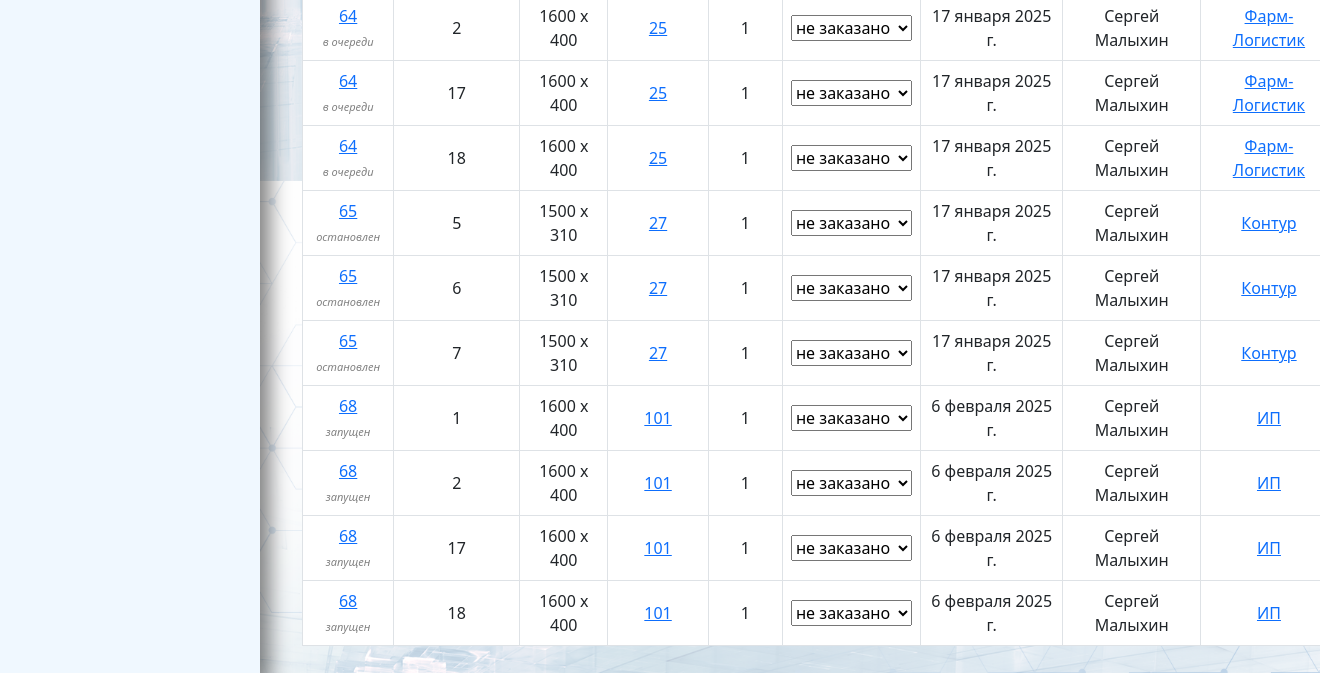
Page /erp_main/glass_info/ (signed in, lower part) on the earlier database version.
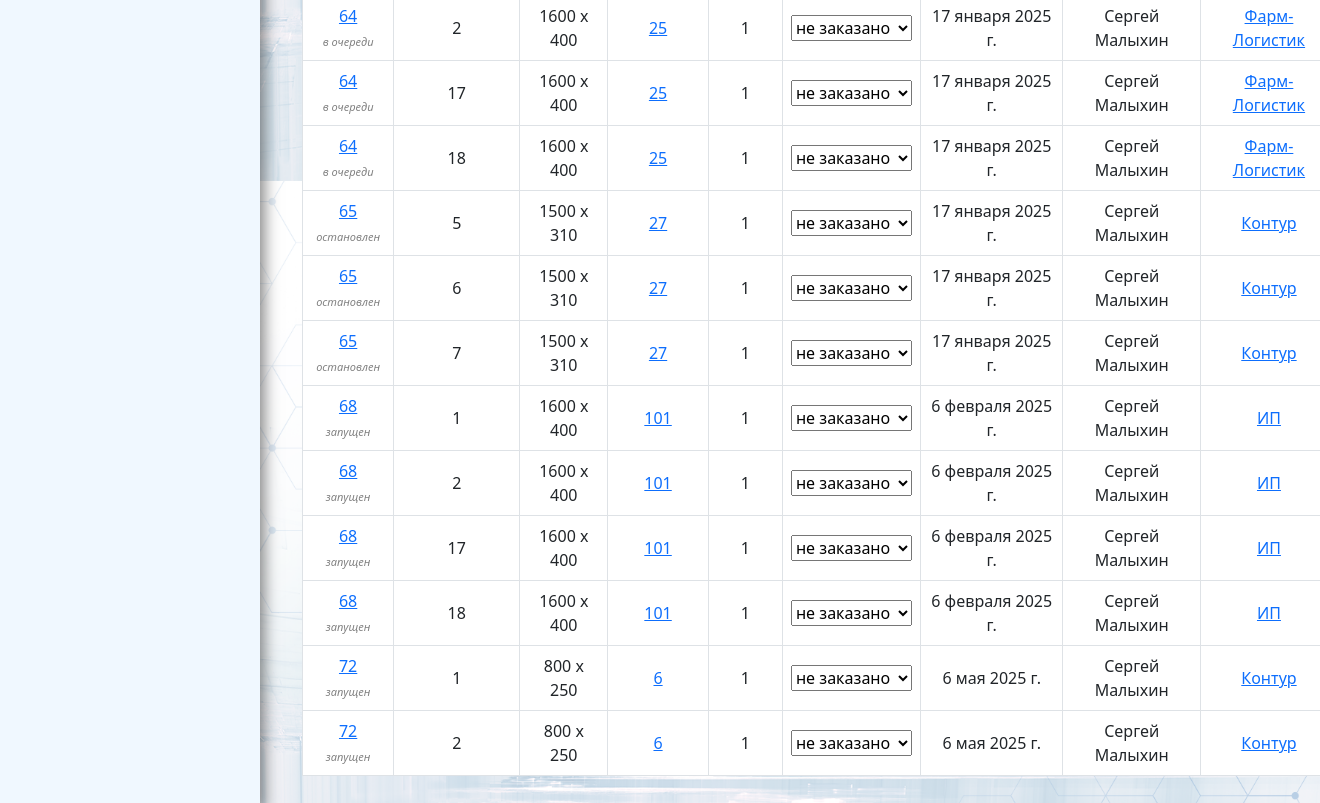
Same page on the later database version.
### erp_main/models.py (models this page shows, shortened)
class Order(models.Model):
    created_at = models.DateTimeField(auto_now_add=True)
    order_file = models.FileField(upload_to='uploads/')
    invoice = models.ForeignKey(Invoice, related_name='invoice', blank=True, null=True, on_delete=models.CASCADE)
    due_date = models.DateField(null=True, blank=True)
    comment = models.TextField(blank=True, null=True)
    def get_items_filtered(self):
        return self.items.exclude(p_status__in=['changed',])
    @property
    def status(self): # раскидываем позиции по статусам
        in_query = self.get_items_filtered().filter(p_status='in_query').aggregate(total=Sum('p_quantity'))['total'] or 0
        product = self.get_items_filtered().filter(p_status='product').aggregate(total=Sum('p_quantity'))['total'] or 0
        ready = self.get_items_filtered().filter(p_status='ready').aggregate(total=Sum('p_quantity'))['total'] or 0
        shipped = self.get_items_filtered().filter(p_status='shipped').aggregate(total=Sum('p_quantity'))['total'] or 0
        stopped = self.get_items_filtered().filter(p_status='stopped').aggregate(total=Sum('p_quantity'))['total'] or 0
        canceled = self.get_items_filtered().filter(p_status='canceled').aggregate(total=Sum('p_quantity'))['total'] or 0
        if in_query > 0 and product == 0 and ready == 0 and shipped == 0:
            return f'в очереди'
        elif in_query == 0 and product > 0 and ready == 0 and shipped == 0:
            return f'запущен'
        elif in_query == 0 and product == 0 and ready > 0 and shipped == 0:
            return f'готов'
        elif in_query == 0 and product == 0 and ready == 0 and shipped > 0:
            return f'отгружен'
        elif stopped > 0 and product == 0 and ready == 0 and shipped == 0:
            return f'остановлен'
        elif canceled > 0 and product == 0 and ready == 0 and shipped == 0:
            return f'отменен'
        else:
            return f'частично не готов' # дополнительная логика обработки заявок со смешанным статусом позиций

class OrderItem(models.Model):
    KIND_CHOICE = (
        ('door', 'Дверь'),
        ('gate', 'Ворота'),
        ('hatch', 'Люк'),
        ('transom', 'Фрамуга'),
        ('dobor', 'Добор'),
        ('others', 'Прочее')
    )
    TYPE_CHOICE = (
        ('tech', 'тех.'),
        ('ei-60', 'EI-60'),
        ('eis-60', 'EIS-60'),
        ('eiws-60', 'EIWS-60'),
        ('flat', 'квартир.'),
        ('one_layer', 'однолист.'),
        ('revision', 'ревиз.')
    )
    CONSTRUCTION_CHOICE = (
        ('SK', 'старый конструктив'),
        ('NK', 'новый конструктив')
    )
    STATUS_CHOICE = (
        ('in_query', 'в очереди'),
        ('product', 'запущен'),
        ('ready', 'готов'),
        ('shipped', 'отгружен'),
        ('canceled', 'отменен'),
        ('stopped', 'остановлен'),
        ('changed', 'изменен'),
    )
    p_kind = models.CharField(max_length=100, null=True, choices=KIND_CHOICE, verbose_name='вид изделия')
    p_type = models.CharField(max_length=100, choices=TYPE_CHOICE, verbose_name='тип изделия')
    p_construction = models.CharField(max_length=100, choices=CONSTRUCTION_CHOICE, blank=True, null=True, verbose_name='конструктив изделия')
    p_width = models.IntegerField(default=0, verbose_name='ширина изделия')
    p_height = models.IntegerField(default=0, verbose_name='высота изделия')
    p_open = models.CharField(max_length=2, blank=True, null=True, verbose_name='открывание') # открывание
    p_active_trim = models.CharField(max_length=5, blank=True, null=True, verbose_name='ширина активной створки') # активная створка
    p_furniture = models.CharField(max_length=100, blank=True, null=True, verbose_name='фурнитура') # словарь: код - количество по замку, ручке и ц/м
    p_ral = models.CharField(max_length=100, blank=True, null=True, verbose_name='RAL') # расписать по элементам (возможные вариации, опции цвета)
    p_platband = models.CharField(max_length=100, blank=True, null=True, verbose_name='наличник') # наличники: размер с каждой стороны
    p_door_closer = models.CharField(max_length=100, blank=True, null=True, verbose_name='доводчик') # доводчик
    p_step = models.CharField(max_length=100, blank=True, null=True, verbose_name='порог') # порог
    p_metal = models.CharField(max_length=100, blank=True, null=True, verbose_name='толщина металла') # возможные компановки толщины металла изделия
    p_vent_grate = models.CharField(max_length=100, blank=True, null=True, verbose_name='вент.решетка') # вент. решетки (тип, размер, толщина, кол-во)
    p_plate = models.CharField(max_length=100, blank=True, null=True, verbose_name='отбойная пластина') # отбойная пластина (высота, отступ от низа, сторонность)
    p_glass = models.CharField(max_length=100, blank=True, null=True, verbose_name='остекление')
    order = models.ForeignKey(Order, related_name='items', on_delete=models.CASCADE, verbose_name='заказ')
    p_status = models.CharField(max_length=15, default='in_query', choices=STATUS_CHOICE, verbose_name='статус')
    position_num = models.CharField(max_length=5, verbose_name='номер позиции')
    nameplate_range = models.CharField(max_length=100, blank=True, null=True, verbose_name='номера шильдов')  # номерной диапзон шильдов для позиции
    p_quantity = models.IntegerField(default=1, verbose_name='количество изделий')
    p_comment = models.TextField(max_length=255, blank=True, null=True, default='', verbose_name='комментарий')
    firm_plate = models.BooleanField(default=True, verbose_name='фирменный шильд')  # фирменный шильд
    mounting_plates = models.CharField(max_length=100, default=False, blank=True, null=True, verbose_name='монтажные уши')  # монтажные уши: размер, кол-во
    workshop = models.IntegerField(default=0, verbose_name='цех') # цех

class GlassInfo(models.Model):
    KIND_CHOICE = (
        ('pp', 'п/п'),
        ('spo', 'СПО'),
        ('zkl', 'закаленное'),
        ('sp_2', '2-кам. стеклопакет'),
        ('triplex', 'триплекс')
    )
    OPTIONS_CHOICE = (
        ('a1_1', 'пленка A1 с одной стороны'),
        ('a1_2', 'пленка A1 с двух сторон'),
        ('a2_1', 'пленка A2 с одной стороны'),
        ('a2_2', 'пленка A2 с двух сторон'),
        ('a3_1', 'пленка A3 с одной стороны'),
        ('a3_2', 'пленка A3 с двух сторон'),
    )
    GLASS_STATUS_CHOICE = (
        ('not_ordered', 'не заказано'),
        ('ordered', 'заказано'),
        ('ready', 'изготовлено'),
        ('received', 'получено'),
    )
    kind = models.CharField(max_length=20, blank=True, null=True,choices=KIND_CHOICE)
    option = models.CharField(max_length=20, blank=True, null=True, choices=OPTIONS_CHOICE)
    order_items = models.ForeignKey(OrderItem, related_name='glasses', on_delete=models.CASCADE)
    height = models.IntegerField(blank=True, null=True)
    width = models.IntegerField(blank=True, null=True)
    depth = models.IntegerField(blank=True, null=True)
    quantity = models.IntegerField(blank=True, null=True)
    status = models.CharField(max_length=100, blank=True, null=True, choices=GLASS_STATUS_CHOICE)
    comment = models.TextField(max_length=255, blank=True, null=True, default='')

class Invoice(models.Model):
    number = models.CharField(max_length=5, blank=True, null=True)
    organization = models.ForeignKey(Organization, related_name='organization', on_delete=models.CASCADE)
    date = models.DateField()
    amount = models.IntegerField(default=0)
    payed_amount = models.IntegerField(default=0)
    shipping_amount = models.IntegerField(default=0)
    montage_amount = models.IntegerField(default=0)
    legal_entity = models.ForeignKey(LegalEntity, related_name='legal_entity', on_delete=models.CASCADE)
    invoice_file = models.FileField(upload_to='invoices/', blank=True, null=True)
    year = models.PositiveIntegerField(editable=False)
    is_paid = models.BooleanField(default=False, blank=True, null=True)
    change_date = models.DateField(blank=True, null=True)
    closing_document = models.FileField(upload_to='closing_documents/', blank=True, null=True)
    class Meta:
        constraints = [
            models.UniqueConstraint(fields=['number', 'legal_entity', 'year'], name='unique_field_combination')
        ]

class Organization(models.Model):
    FOOTING_CHOICES = (
        ('ustav', 'устава'),
        ('attorney', 'доверенности')
    )
    KIND_CHOICES = (
        ('ooo', 'ООО'),
        ('ao', 'АО'),
        ('zao', 'ЗАО'),
        ('ip', 'ИП'),
    )
    kind = models.CharField(max_length=100, blank=True, null=True, choices=KIND_CHOICES)
    phone_number = models.CharField(max_length=15, blank=True, null=True)
    name_fl = models.CharField(max_length=15, blank=True, null=True)
    user = models.ForeignKey(User, related_name='organizations', on_delete=models.CASCADE)
    ceo_footing = models.CharField(max_length=30, choices=FOOTING_CHOICES)
    name = models.CharField(max_length=100, blank=True, null=True)
    inn = models.CharField(max_length=15, blank=True, null=True)
    ogrn = models.CharField(max_length=15, blank=True, null=True)
    kpp = models.CharField(max_length=15, blank=True, null=True)
    r_s = models.CharField(max_length=25, blank=True, null=True)
    bank = models.CharField(max_length=300, blank=True, null=True)
    bik = models.CharField(max_length=10, blank=True, null=True)
    k_s = models.CharField(max_length=25, blank=True, null=True)
    address = models.CharField(max_length=150, blank=True, null=True)
    email = models.EmailField(blank=True, null=True)
    ceo_title = models.CharField(max_length=30, blank=True, null=True)
    ceo_name = models.CharField(max_length=150, blank=True, null=True)
    def __str__(self):
        if self.name_fl:
            return f'{self.name_fl} ({self.phone_number})'
        return self.name
    class Meta:
        verbose_name_plural = 'Организации'

### erp_main/views.py (the view)
# urls.py: path('glass_info/', glass_info, name='glass_info'),
def glass_info(request, pk=''):
    if pk == '':
        orders = Order.objects.all()
    else:
        orders = [get_object_or_404(Order, pk=pk)]
    return render(request, 'glass_info.html', {'orders': orders,
                                               'glass_options': GlassInfo.OPTIONS_CHOICE,
                                               'glass_status': GlassInfo.GLASS_STATUS_CHOICE})

### erp_main/context_processors.py (called while the page is built)
def base_context(request):
    orders = Order.objects.all()
    date = datetime.date.today()
    date_now = date.today()
    today, overdue, ships = {}, {}, {}
    for order in orders:
        if order.due_date == date:
            order_url = reverse('order_detail', args=[order.pk])
            today[order.pk] = order_url
        if order.due_date is not None and order.due_date < date and order.status in ['в очереди', 'запущен']:
            order_url = reverse('order_detail', args=[order.pk])
            overdue[order.pk] = order_url
        if Shipment.objects.filter(order=order, date=date_now).exists():
            order_url = reverse('order_detail', args=[order.pk])
            ships[order.pk] = order_url
    return {'today': today, 'overdue': overdue, 'ships': ships}

### erp_main/templates/glass_info.html (shortened to what this page needs)
{% extends 'base.html' %}
{% load my_filters %}
{% block content %}
<div class="container">
    {% with order=orders.0 %}
        <b>Статус заявки: </b><i>{{ order.status }} </i><br>
        <b>Планируемая дата готовности:  </b><i>{{ order.due_date }} </i><br>
        <b>Менеджер:  </b><i>{{ user.first_name }} {{ user.last_name }} </i><br>
        <b>Контрагент:  </b><i><a href="{% url 'organization_detail' order.invoice.organization.id %}">{{ order.invoice.organization }}</a></i><br><br>
    {% endwith %}
    <table class="table table-bordered table-hover text-center">
        <tbody>
            {% if orders %}
                {% if orders|length == 1 %}
                    {% with order=orders.0 %}
                        {% for item in order.items.all %}
                            {% for glass in item.glasses.all %}
                            <tr>
                                <td>{{ item.position_num }}</td>
                                <td>{{ glass.height }} x {{ glass.width }}</td>
                                <td>
                                        {{ item.p_quantity|multiply:glass.quantity }}
                                </td>
                                <td>{{ glass.kind }}</td>
                                <td>{{ glass.option }}</td>
                                <td>
                                    <form method="POST" action="{% url 'update_glass_status' glass.id %}">
                                        {% csrf_token %}
                                        <select name="status" onchange="this.form.submit()">
                                            {% for status_code, status_label in glass.GLASS_STATUS_CHOICE %}
                                                <option value="{{ status_code }}" {% if glass.status == status_code %}selected{% endif %}>
                                                    {{ status_label }}
                                                </option>
                                            {% endfor %}
                                        </select>
                                    </form>
                                </td>
                            </tr>
                            {% endfor %}
                        {% endfor %}
                    {% endwith %}
                {% else %}
                    {% for order in orders %}
                        {% for item in order.items.all %}
                            {% for glass in item.glasses.all %}
                            <tr>
                                <td>
                                    <a href="{% url 'order_detail' order.id %}">{{ order.id }}</a>
                                    <br>
                                    <span style="font-size: 11px; font-style: italic; color: grey;">{{ order.status }}</span>
                                </td>
                                <td>{{ item.position_num }}</td>
                                <td>{{ glass.height }} x {{ glass.width }}</td>
                                <td><a href="{% url 'invoice_detail' order.invoice.id %}">{{ order.invoice.number }}</a></td>
                                <td>{{ glass.quantity }}</td>
                                <td>
                                    <form method="POST" action="{% url 'update_glass_status' glass.id %}">
                                        <select name="status" onchange="this.form.submit()">
                                            {% for status_code, status_label in glass.GLASS_STATUS_CHOICE %}
                                                <option value="{{ status_code }}" {% if glass.status == status_code %}selected{% endif %}>
                                                    {{ status_label }}
                                                </option>
                                            {% endfor %}
                                        </select>
                                    </form>
                                </td>
                                <td>{{ order.due_date }}</td>
                                <td>{{ user.first_name }} {{ user.last_name }}</td>
                                <td><a href="{% url 'organization_detail' order.invoice.organization.id %}">{{ order.invoice.organization }}</a></td>
                            </tr>
                            {% endfor %}
                        {% endfor %}
                    {% endfor %}
                {% endif %}
            {% else %}
                <tr>
                    <td colspan="9">Нет заказов для отображения.</td>
                </tr>
            {% endif %}
        </tbody>
    </table>
</div>
{% endblock %}

### templates/base.html (shortened to what this page needs)
{% load static %}
<!DOCTYPE html>
<html lang="ru">
<head>
    <link href="https://cdn.jsdelivr.net/npm/bootstrap@5.3.0-alpha1/dist/css/bootstrap.min.css" rel="stylesheet">
</head>
<body>
<div class="container-fluid">
    <div class="row">
        <nav class="sidebar" id="sidebar">
        </nav>
        <main role="main" class="col-md-10 main-content">
        {% block content %}
        {% endblock %}
        </main>
    </div>
</div>
</body>
</html>

### erp_main/templates/glass_info.html (style rules this page uses)
table { border-collapse: collapse; width: 100%; margin: 0 auto; }

Differences in the rows shown:
added Order: id "72", status "запущен", invoice.number "6", due_date "6 мая 2025 г.", invoice.organization "Контур"
added OrderItem: position_num "1"
added GlassInfo: height "800", width "250", quantity "1", status "не заказано", {{ user.first_name }} "Сергей", {{ user.last_name }} "Малыхин"
added OrderItem: position_num "2"
added GlassInfo: height "800", width "250", quantity "1", status "не заказано", {{ user.first_name }} "Сергей", {{ user.last_name }} "Малыхин"
